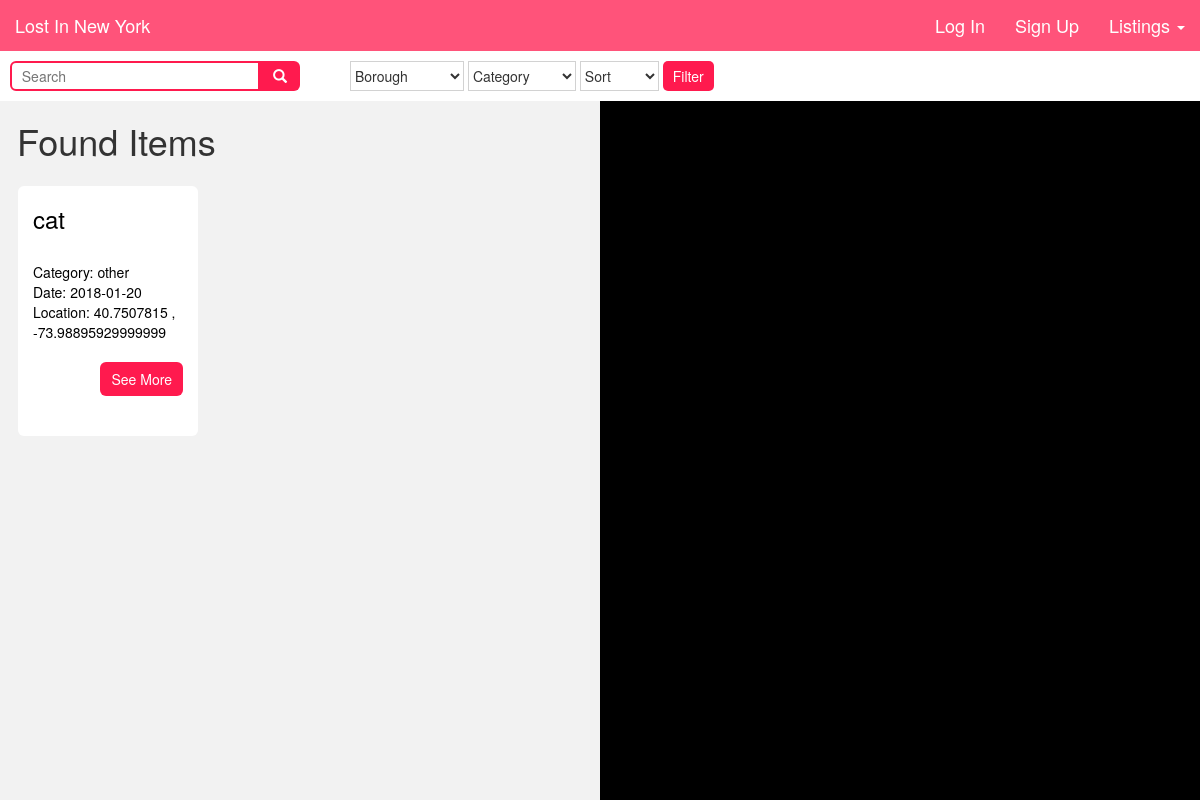
The app's page /found_postings, older data.
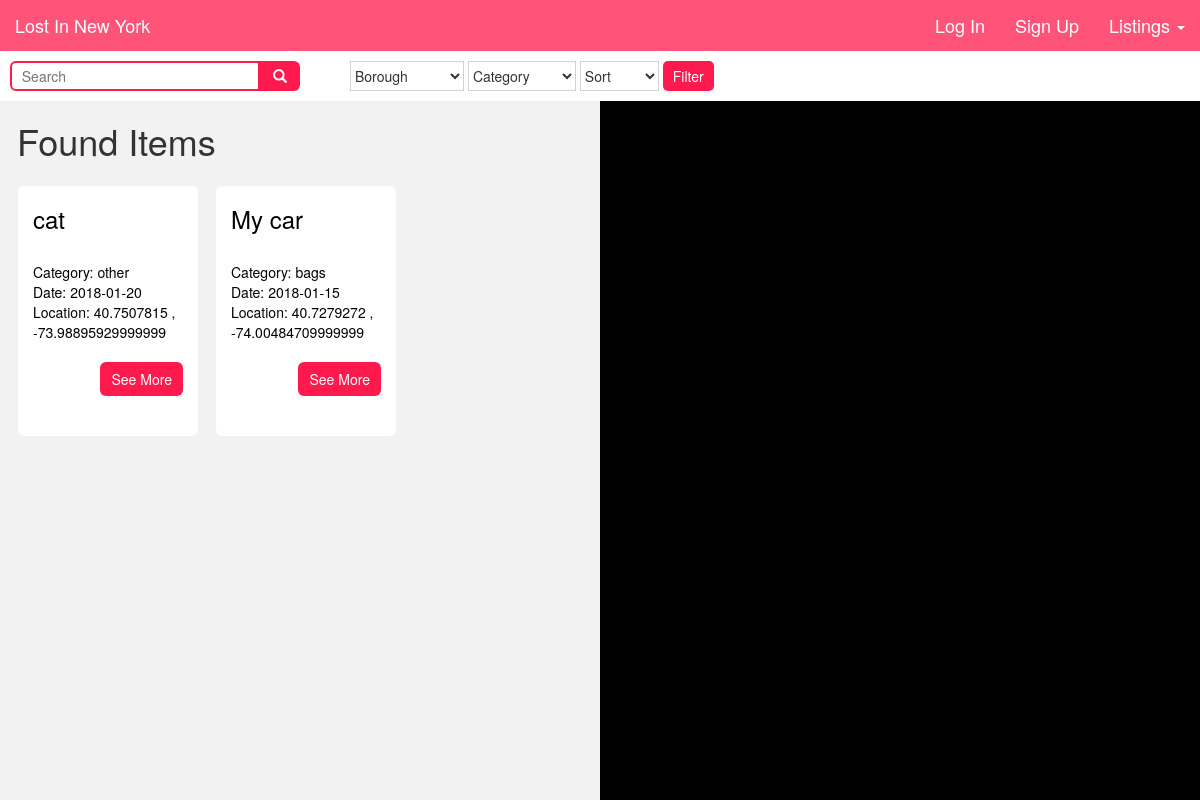
The same page, newer data.
### tables this page shows
CREATE TABLE "found_items" (
	`id`	INT,
	`item`	TEXT,
	`description`	TEXT,
	`category`	TEXT,
	`account_id`	INT,
	`location`	TEXT,
	`lat`	FLOAT,
	`long`	FLOAT,
	`date`	TEXT
);

### app.py (the view)
@app.route('/found_postings', methods=['GET', 'POST'])
def list_found_items():
    list = database.item_listings('found')
    unique_locations = database.find_unique_locations('found')
    if not session.get('username'):
        return render_template("found_postings.html", loggedIn=False, api_key=map_api_key, listings=list, unique=unique_locations)
    else:
        return render_template("found_postings.html", loggedIn=True, api_key=map_api_key, listings=list, unique=unique_locations)

### util/database.py (called while the page is built)
def item_listings(lost_found):
    db = sqlite3.connect("data/lost_and_found.db")
    c = db.cursor()
    a = 'SELECT * FROM ' + lost_found + '_items'
    x = c.execute(a)
    item_list = []
    for bar in x:
        item_id = bar[0]
        item_name = bar[1]
        item_desc = bar[2]
        item_cat = bar[3]
        item_lat = bar[6]
        item_long = bar[7]
        item_location = bar[5]
        item_date = bar[8]
        item = {}
        item['item_id'] = item_id
        item['item_cat'] = item_cat
        item['item_name'] = item_name
        item['item_desc'] = item_desc
        item['item_lat'] = item_lat
        item['item_long'] = item_long
        item['item_location'] = item_location
        item['item_date'] = item_date
        item_list.append(item)
    db.commit()
    db.close()
    return item_list

def find_unique_locations(lost_found):
    db = sqlite3.connect("data/lost_and_found.db")
    c = db.cursor()
    a = 'SELECT lat, long FROM ' + lost_found + '_items'
    x = c.execute(a)
    locations = []
    for loc in x:
        if (loc not in locations):
            locations.append(loc)
    return locations

### templates/found_postings.html (shortened to what this page needs)
{% extends "base.html" %}
{% block content %}
<div class="filter">
  <form action="/lost_postings" method="POST">
    <div id="search-wrapper">
      <input type="text" placeholder="  Search" name="search" id="search-input">
      <button type="button" id="search-btn" name="submit-search" value="searched">
        <span class="glyphicon glyphicon-search"></span>
      </button>
    </div>
    <div id="white-block"></div>
    <select class="filterdrop" name="borough">
      <option value="none">Borough</option>
    </select>
    <select class="filterdrop" name="category">
      <option value="none">Category</option>
    </select>
    <select class="filterdrop" name="date">
      <option value="none">Sort</option>
    </select>
    <input id="filterbtn" type="submit" name="filter" value="Filter">
  </form>
</div>
<div id="overflow">
    <div class="postings">
      <h1 style="padding-left:17px;"> Found Items</h1>
      {% for item in listings %}
        <div id="post-container">
          <h3>{{item['item_name']}}</h3><br>
          Category: {{item['item_cat']}}<br>
          Date: {{item['item_date']}}<br>
          Location: {{item['item_lat']}} , {{item['item_long']}}<br><br>
          <form action="/single_posting" method="POST">
            <input type="submit" class="btn" style="float:right;" name="single_post" value="See More">
          </form>
        </div>
      {% endfor %}
    </div>
  <div id="sidemap"></div>
</div>
{% endblock %}

Row changes from the older to the newer data that the page shows:
added found_items: item_name "My car", item_cat "bags", item_date "2018-01-15", item_lat "40.7279272", item_long "-74.00484709999999"
